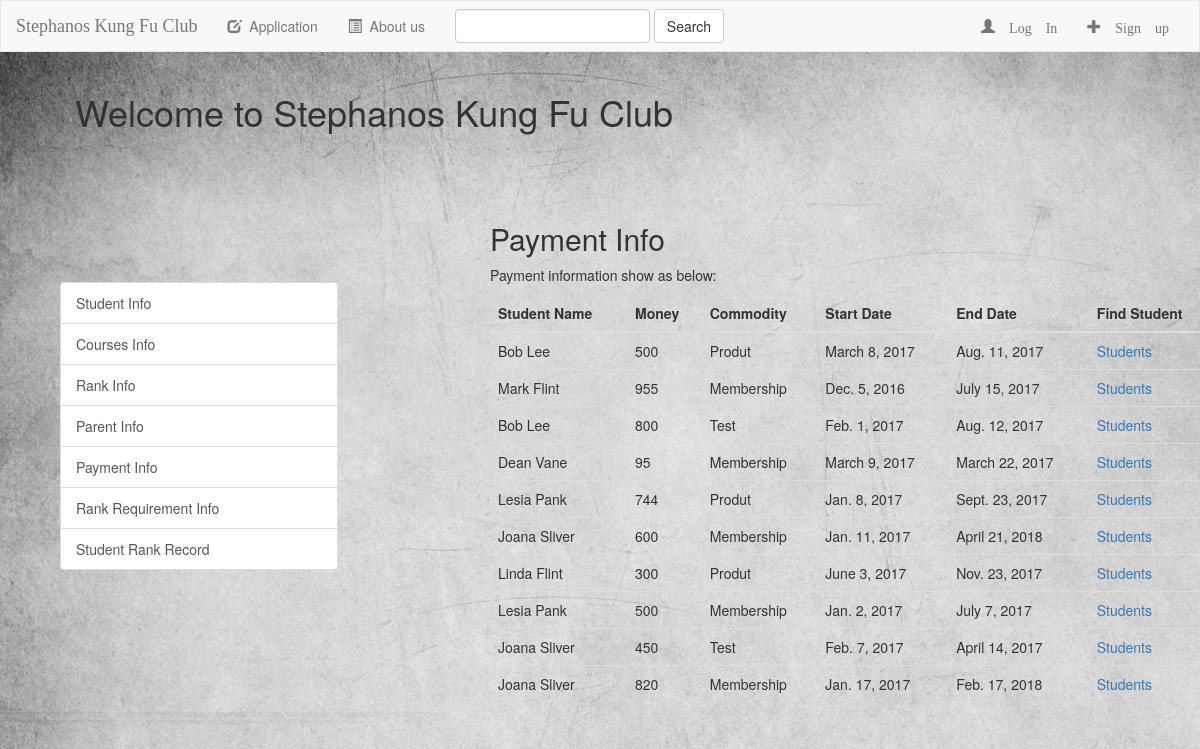
Screenshot of /skf/payment/ with the database file from the repository.
### skf/models.py (models this page shows, shortened)
class Payment(models.Model):
    student = models.ForeignKey(Student, on_delete=models.CASCADE)
    money = models.CharField(max_length=500)
    commodity = models.CharField(max_length=500, choices=COMODITIES, default="Product")
    sdate = models.DateField(editable=True, blank=True)
    edate = models.DateField(editable=True, blank=True)

class Student(models.Model):
    student_num = models.CharField(max_length=500, primary_key=True)
    name = models.CharField(max_length=500)
    dob = models.DateField(editable=True, blank=True)
    djs = models.DateField(editable=True, blank=True)
    mobile = models.CharField(max_length=500)
    email = models.CharField(max_length=500)
    address = models.CharField(max_length=500)

### skf/views.py (the view)
class PaymentView(generic.ListView):
    context_object_name = "payments"
    template_name = 'skf/payment.html'
    def get_queryset(self):
        return Payment.objects.all()

### skf/templates/skf/payment.html (shortened to what this page needs)
{% extends "skf/base.html" %}
{% block body %}
    <h2>Payment Info</h2>
    <p>Payment information show as below:</p>
    <table class="table table-hover">
        <thead>
        <tr>
            <th>Student Name</th>
            <th>Money</th>
            <th>Commodity</th>
            <th>Start Date</th>
            <th>End Date</th>
            <th>Find Student</th>
        </tr>
        </thead>
        <tbody>
        {% for payment in payments %}
            <tr>
                <td>{{ payment.student.name }}</td>
                <td>{{ payment.money }}</td>
                <td>{{ payment.commodity }}</td>
                <td>{{ payment.sdate }}</td>
                <td>{{ payment.edate }}</td>
                <td><a href="{% url 'skf:pay_student' payment.id %}">Students</a></td>
            </tr>
        {% endfor %}
        </tbody>
    </table>
{% endblock %}

### skf/static/skf/style.css (style rules this page uses)
body { background: white url("images/background.jpg"); }

### rows the page displays
Payment: student.name "Bob Lee", money "500", commodity "Produt", sdate "March 8, 2017", edate "Aug. 11, 2017"
Payment: student.name "Mark Flint", money "955", commodity "Membership", sdate "Dec. 5, 2016", edate "July 15, 2017"
Payment: student.name "Bob Lee", money "800", commodity "Test", sdate "Feb. 1, 2017", edate "Aug. 12, 2017"
Payment: student.name "Dean Vane", money "95", commodity "Membership", sdate "March 9, 2017", edate "March 22, 2017"
Payment: student.name "Lesia Pank", money "744", commodity "Produt", sdate "Jan. 8, 2017", edate "Sept. 23, 2017"
Payment: student.name "Joana Sliver", money "600", commodity "Membership", sdate "Jan. 11, 2017", edate "April 21, 2018"
Payment: student.name "Linda Flint", money "300", commodity "Produt", sdate "June 3, 2017", edate "Nov. 23, 2017"
Payment: student.name "Lesia Pank", money "500", commodity "Membership", sdate "Jan. 2, 2017", edate "July 7, 2017"
Payment: student.name "Joana Sliver", money "450", commodity "Test", sdate "Feb. 7, 2017", edate "April 14, 2017"
Payment: student.name "Joana Sliver", money "820", commodity "Membership", sdate "Jan. 17, 2017", edate "Feb. 17, 2018"
